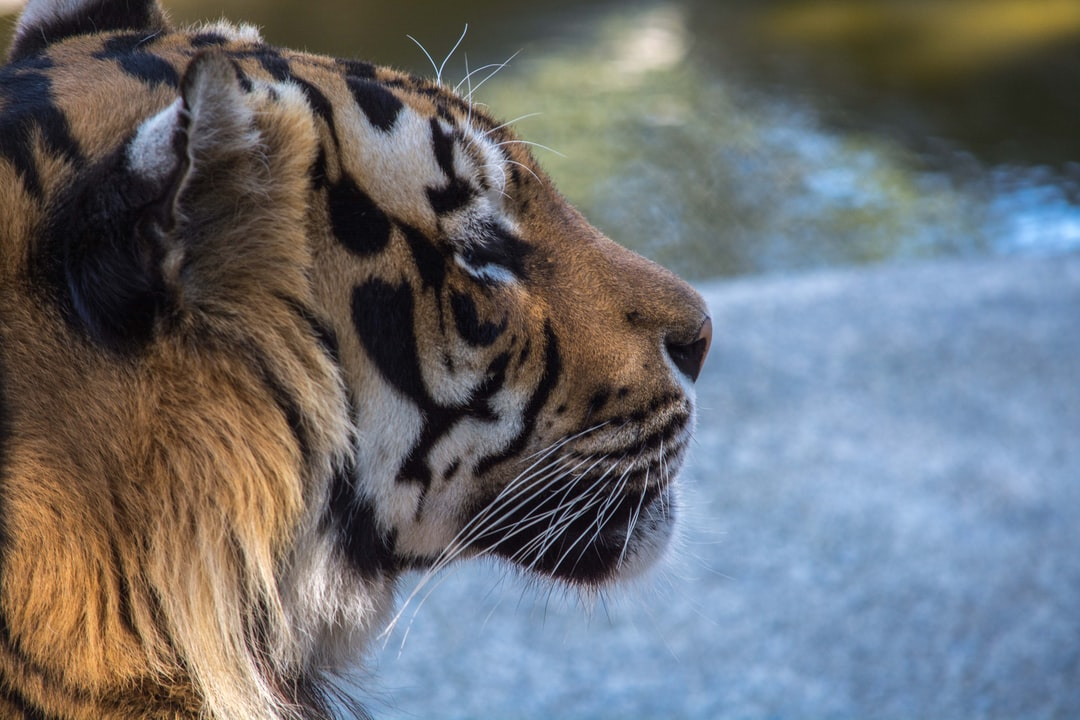
#> input picture images/ImagemOriginal.jpg, 1080 x 720 px, found by its file name
$ python questao28.py
#> lines starting #> are read from the running program, lines starting #| are printed output that depends on the picture; after the words box and inside, x2 and y2 are one past the last pixel; in counts of white or black regions, pixels touching at a corner belong together
import cv2

image = cv2.imread('C:/Users/User/Desktop/GIT/LapiscoComputerVisionPython/images/ImagemOriginal.jpg')
#> image is the input picture: shape (720, 1080, 3); mean B, G, R 113.4, 109.7, 107.7

grayscale_image = cv2.cvtColor(image, cv2.COLOR_BGR2GRAY)
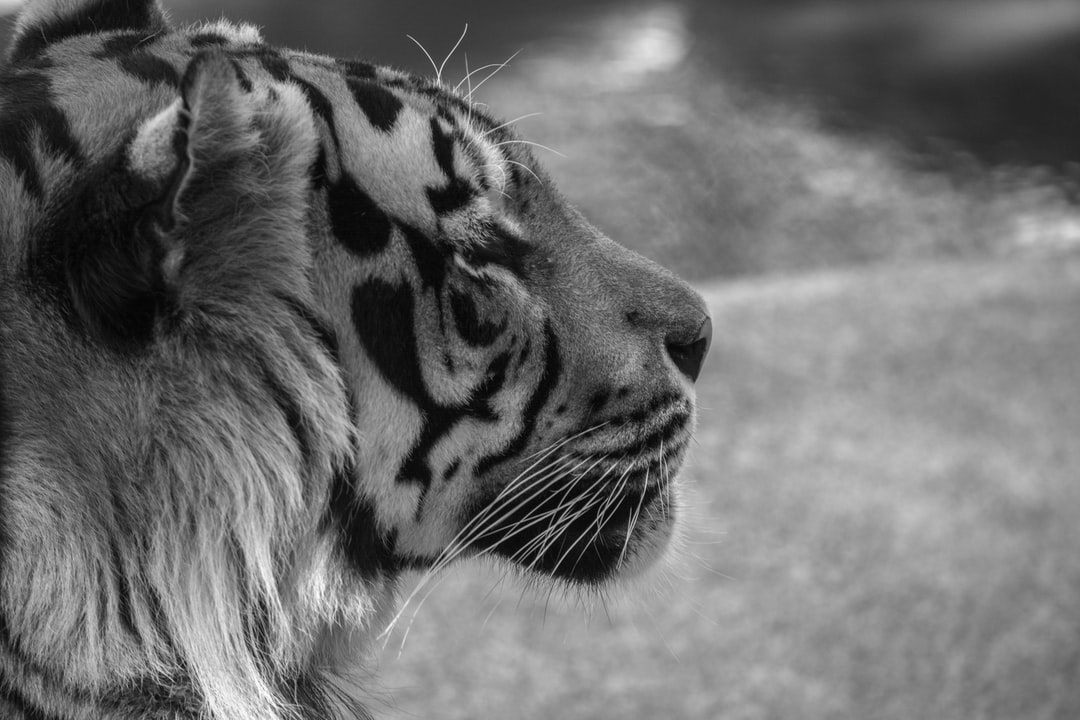
#> grayscale_image: shape (720, 1080); min 1, max 254, mean 109.5

thresholded_image = cv2.adaptiveThreshold(grayscale_image, 255, cv2.ADAPTIVE_THRESH_MEAN_C, cv2.THRESH_BINARY, 11, 2)
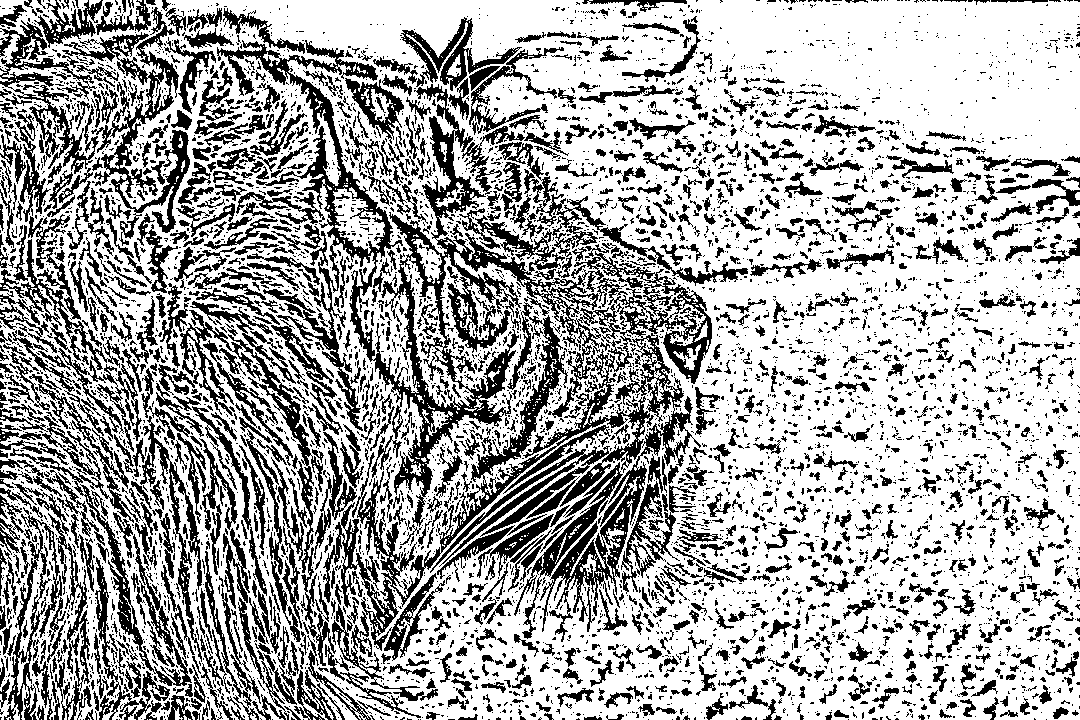
#> thresholded_image: shape (720, 1080); 67.5% white; 5996 black regions (4687 under 20 px), largest, box (x1, y1, x2, y2) and area: (217, 40, 748, 701) 59394, (62, 7, 190, 246) 6072, (10, 374, 192, 686) 5523

cv2.imshow('Input grayscale image', grayscale_image)

cv2.imshow('Threshold result', thresholded_image)
cv2.waitKey(0)
